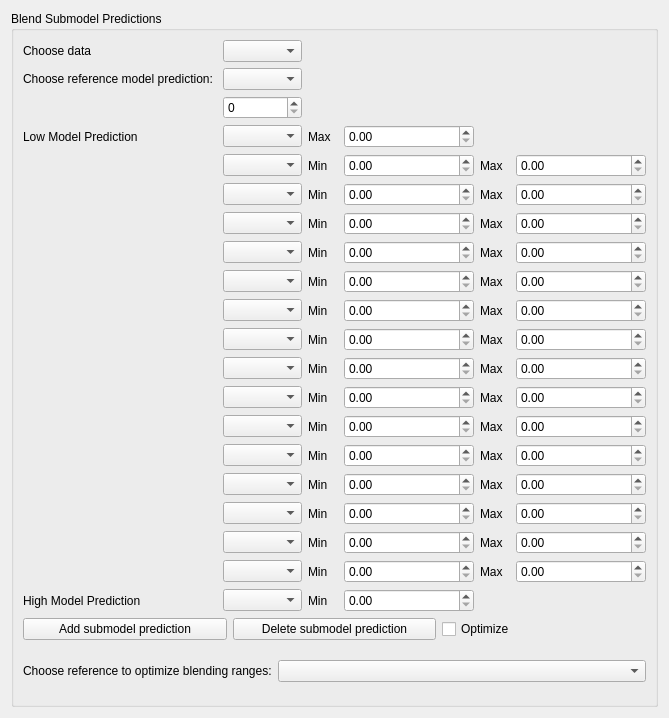
<?xml version="1.0" encoding="UTF-8"?>
<ui version="4.0">
 <class>Form</class>
 <widget class="QWidget" name="Form">
  <property name="geometry">
   <rect>
    <x>0</x>
    <y>0</y>
    <width>669</width>
    <height>718</height>
   </rect>
  </property>
  <property name="sizePolicy">
   <sizepolicy hsizetype="Ignored" vsizetype="Ignored">
    <horstretch>0</horstretch>
    <verstretch>0</verstretch>
   </sizepolicy>
  </property>
  <property name="windowTitle">
   <string>Form</string>
  </property>
  <layout class="QGridLayout" name="gridLayout">
   <item row="0" column="0">
    <widget class="QGroupBox" name="groupBox">
     <property name="title">
      <string>Blend Submodel Predictions</string>
     </property>
     <layout class="QGridLayout" name="gridLayout_2">
      <item row="10" column="4">
       <widget class="QLabel" name="maxLabel_7">
        <property name="text">
         <string>Max</string>
        </property>
       </widget>
      </item>
      <item row="4" column="3">
       <widget class="QDoubleSpinBox" name="minSpinBox">
        <property name="minimumSize">
         <size>
          <width>130</width>
          <height>0</height>
         </size>
        </property>
        <property name="maximumSize">
         <size>
          <width>70</width>
          <height>16777215</height>
         </size>
        </property>
       </widget>
      </item>
      <item row="4" column="1">
       <widget class="QComboBox" name="PredictionComboBox"/>
      </item>
      <item row="18" column="1">
       <widget class="QComboBox" name="PredictionComboBox_15"/>
      </item>
      <item row="8" column="5">
       <widget class="QDoubleSpinBox" name="maxSpinBox_5">
        <property name="minimumSize">
         <size>
          <width>130</width>
          <height>0</height>
         </size>
        </property>
       </widget>
      </item>
      <item row="1" column="1">
       <widget class="QComboBox" name="referencePredictionComboBox"/>
      </item>
      <item row="15" column="5">
       <widget class="QDoubleSpinBox" name="maxSpinBox_12">
        <property name="minimumSize">
         <size>
          <width>130</width>
          <height>0</height>
         </size>
        </property>
       </widget>
      </item>
      <item row="15" column="1">
       <widget class="QComboBox" name="PredictionComboBox_12"/>
      </item>
      <item row="11" column="1">
       <widget class="QComboBox" name="PredictionComboBox_8"/>
      </item>
      <item row="18" column="5">
       <widget class="QDoubleSpinBox" name="maxSpinBox_15">
        <property name="minimumSize">
         <size>
          <width>130</width>
          <height>0</height>
         </size>
        </property>
       </widget>
      </item>
      <item row="17" column="4">
       <widget class="QLabel" name="maxLabel_14">
        <property name="text">
         <string>Max</string>
        </property>
       </widget>
      </item>
      <item row="5" column="4">
       <widget class="QLabel" name="maxLabel_2">
        <property name="text">
         <string>Max</string>
        </property>
       </widget>
      </item>
      <item row="5" column="1">
       <widget class="QComboBox" name="PredictionComboBox_2"/>
      </item>
      <item row="19" column="1">
       <widget class="QComboBox" name="highPredictionComboBox"/>
      </item>
      <item row="9" column="2">
       <widget class="QLabel" name="minLabel_6">
        <property name="text">
         <string>Min</string>
        </property>
       </widget>
      </item>
      <item row="4" column="2">
       <widget class="QLabel" name="minLabel">
        <property name="text">
         <string>Min</string>
        </property>
       </widget>
      </item>
      <item row="7" column="2">
       <widget class="QLabel" name="minLabel_4">
        <property name="text">
         <string>Min</string>
        </property>
       </widget>
      </item>
      <item row="11" column="5">
       <widget class="QDoubleSpinBox" name="maxSpinBox_8">
        <property name="minimumSize">
         <size>
          <width>130</width>
          <height>0</height>
         </size>
        </property>
       </widget>
      </item>
      <item row="8" column="4">
       <widget class="QLabel" name="maxLabel_5">
        <property name="text">
         <string>Max</string>
        </property>
       </widget>
      </item>
      <item row="9" column="5">
       <widget class="QDoubleSpinBox" name="maxSpinBox_6">
        <property name="minimumSize">
         <size>
          <width>130</width>
          <height>0</height>
         </size>
        </property>
       </widget>
      </item>
      <item row="10" column="5">
       <widget class="QDoubleSpinBox" name="maxSpinBox_7">
        <property name="minimumSize">
         <size>
          <width>130</width>
          <height>0</height>
         </size>
        </property>
       </widget>
      </item>
      <item row="1" column="0">
       <widget class="QLabel" name="referencePredictionLabel">
        <property name="text">
         <string>Choose reference model prediction: </string>
        </property>
       </widget>
      </item>
      <item row="6" column="2">
       <widget class="QLabel" name="minLabel_3">
        <property name="text">
         <string>Min</string>
        </property>
       </widget>
      </item>
      <item row="9" column="4">
       <widget class="QLabel" name="maxLabel_6">
        <property name="text">
         <string>Max</string>
        </property>
       </widget>
      </item>
      <item row="3" column="2">
       <widget class="QLabel" name="lowPredictionMaxLabel">
        <property name="maximumSize">
         <size>
          <width>30</width>
          <height>16777215</height>
         </size>
        </property>
        <property name="text">
         <string>Max</string>
        </property>
       </widget>
      </item>
      <item row="12" column="2">
       <widget class="QLabel" name="minLabel_9">
        <property name="text">
         <string>Min</string>
        </property>
       </widget>
      </item>
      <item row="13" column="5">
       <widget class="QDoubleSpinBox" name="maxSpinBox_10">
        <property name="minimumSize">
         <size>
          <width>130</width>
          <height>0</height>
         </size>
        </property>
       </widget>
      </item>
      <item row="15" column="3">
       <widget class="QDoubleSpinBox" name="minSpinBox_12">
        <property name="minimumSize">
         <size>
          <width>130</width>
          <height>0</height>
         </size>
        </property>
        <property name="maximumSize">
         <size>
          <width>70</width>
          <height>16777215</height>
         </size>
        </property>
       </widget>
      </item>
      <item row="12" column="1">
       <widget class="QComboBox" name="PredictionComboBox_9"/>
      </item>
      <item row="19" column="3">
       <widget class="QDoubleSpinBox" name="highPredictionMinSpinBox">
        <property name="minimumSize">
         <size>
          <width>130</width>
          <height>0</height>
         </size>
        </property>
        <property name="maximumSize">
         <size>
          <width>70</width>
          <height>16777215</height>
         </size>
        </property>
       </widget>
      </item>
      <item row="14" column="1">
       <widget class="QComboBox" name="PredictionComboBox_11"/>
      </item>
      <item row="7" column="1">
       <widget class="QComboBox" name="PredictionComboBox_4"/>
      </item>
      <item row="10" column="3">
       <widget class="QDoubleSpinBox" name="minSpinBox_7">
        <property name="minimumSize">
         <size>
          <width>130</width>
          <height>0</height>
         </size>
        </property>
        <property name="maximumSize">
         <size>
          <width>70</width>
          <height>16777215</height>
         </size>
        </property>
       </widget>
      </item>
      <item row="8" column="1">
       <widget class="QComboBox" name="PredictionComboBox_5"/>
      </item>
      <item row="6" column="5">
       <widget class="QDoubleSpinBox" name="maxSpinBox_3">
        <property name="minimumSize">
         <size>
          <width>130</width>
          <height>0</height>
         </size>
        </property>
       </widget>
      </item>
      <item row="9" column="3">
       <widget class="QDoubleSpinBox" name="minSpinBox_6">
        <property name="minimumSize">
         <size>
          <width>130</width>
          <height>0</height>
         </size>
        </property>
        <property name="maximumSize">
         <size>
          <width>70</width>
          <height>16777215</height>
         </size>
        </property>
       </widget>
      </item>
      <item row="11" column="3">
       <widget class="QDoubleSpinBox" name="minSpinBox_8">
        <property name="minimumSize">
         <size>
          <width>130</width>
          <height>0</height>
         </size>
        </property>
        <property name="maximumSize">
         <size>
          <width>70</width>
          <height>16777215</height>
         </size>
        </property>
       </widget>
      </item>
      <item row="14" column="4">
       <widget class="QLabel" name="maxLabel_11">
        <property name="text">
         <string>Max</string>
        </property>
       </widget>
      </item>
      <item row="6" column="4">
       <widget class="QLabel" name="maxLabel_3">
        <property name="text">
         <string>Max</string>
        </property>
       </widget>
      </item>
      <item row="19" column="0">
       <widget class="QLabel" name="highPredictionLabel">
        <property name="text">
         <string>High Model Prediction</string>
        </property>
       </widget>
      </item>
      <item row="16" column="1">
       <widget class="QComboBox" name="PredictionComboBox_13"/>
      </item>
      <item row="14" column="3">
       <widget class="QDoubleSpinBox" name="minSpinBox_11">
        <property name="minimumSize">
         <size>
          <width>130</width>
          <height>0</height>
         </size>
        </property>
        <property name="maximumSize">
         <size>
          <width>70</width>
          <height>16777215</height>
         </size>
        </property>
       </widget>
      </item>
      <item row="5" column="2">
       <widget class="QLabel" name="minLabel_2">
        <property name="text">
         <string>Min</string>
        </property>
       </widget>
      </item>
      <item row="6" column="3">
       <widget class="QDoubleSpinBox" name="minSpinBox_3">
        <property name="minimumSize">
         <size>
          <width>130</width>
          <height>0</height>
         </size>
        </property>
        <property name="maximumSize">
         <size>
          <width>70</width>
          <height>16777215</height>
         </size>
        </property>
       </widget>
      </item>
      <item row="20" column="0" colspan="6">
       <layout class="QHBoxLayout" name="horizontalLayout">
        <item>
         <widget class="QPushButton" name="addSubPushButton">
          <property name="text">
           <string>Add submodel prediction</string>
          </property>
         </widget>
        </item>
        <item>
         <widget class="QPushButton" name="deleteSubPushButton">
          <property name="text">
           <string>Delete submodel prediction</string>
          </property>
         </widget>
        </item>
        <item>
         <widget class="QCheckBox" name="optimizeSubRangesCheckBox">
          <property name="text">
           <string>Optimize </string>
          </property>
         </widget>
        </item>
       </layout>
      </item>
      <item row="17" column="1">
       <widget class="QComboBox" name="PredictionComboBox_14"/>
      </item>
      <item row="17" column="2">
       <widget class="QLabel" name="minLabel_14">
        <property name="text">
         <string>Min</string>
        </property>
       </widget>
      </item>
      <item row="14" column="2">
       <widget class="QLabel" name="minLabel_11">
        <property name="text">
         <string>Min</string>
        </property>
       </widget>
      </item>
      <item row="7" column="5">
       <widget class="QDoubleSpinBox" name="maxSpinBox_4">
        <property name="minimumSize">
         <size>
          <width>130</width>
          <height>0</height>
         </size>
        </property>
       </widget>
      </item>
      <item row="3" column="1">
       <widget class="QComboBox" name="lowPredictionComboBox"/>
      </item>
      <item row="12" column="4">
       <widget class="QLabel" name="maxLabel_9">
        <property name="text">
         <string>Max</string>
        </property>
       </widget>
      </item>
      <item row="19" column="2">
       <widget class="QLabel" name="highPredictionMinLabel">
        <property name="text">
         <string>Min</string>
        </property>
       </widget>
      </item>
      <item row="16" column="2">
       <widget class="QLabel" name="minLabel_13">
        <property name="text">
         <string>Min</string>
        </property>
       </widget>
      </item>
      <item row="3" column="3">
       <widget class="QDoubleSpinBox" name="lowPredictionMaxSpinBox">
        <property name="minimumSize">
         <size>
          <width>130</width>
          <height>0</height>
         </size>
        </property>
        <property name="maximumSize">
         <size>
          <width>910</width>
          <height>16777215</height>
         </size>
        </property>
       </widget>
      </item>
      <item row="18" column="2">
       <widget class="QLabel" name="minLabel_15">
        <property name="text">
         <string>Min</string>
        </property>
       </widget>
      </item>
      <item row="8" column="2">
       <widget class="QLabel" name="minLabel_5">
        <property name="text">
         <string>Min</string>
        </property>
       </widget>
      </item>
      <item row="13" column="1">
       <widget class="QComboBox" name="PredictionComboBox_10"/>
      </item>
      <item row="7" column="3">
       <widget class="QDoubleSpinBox" name="minSpinBox_4">
        <property name="minimumSize">
         <size>
          <width>130</width>
          <height>0</height>
         </size>
        </property>
        <property name="maximumSize">
         <size>
          <width>70</width>
          <height>16777215</height>
         </size>
        </property>
       </widget>
      </item>
      <item row="6" column="1">
       <widget class="QComboBox" name="PredictionComboBox_3"/>
      </item>
      <item row="7" column="4">
       <widget class="QLabel" name="maxLabel_4">
        <property name="text">
         <string>Max</string>
        </property>
       </widget>
      </item>
      <item row="8" column="3">
       <widget class="QDoubleSpinBox" name="minSpinBox_5">
        <property name="minimumSize">
         <size>
          <width>130</width>
          <height>0</height>
         </size>
        </property>
        <property name="maximumSize">
         <size>
          <width>70</width>
          <height>16777215</height>
         </size>
        </property>
       </widget>
      </item>
      <item row="9" column="1">
       <widget class="QComboBox" name="PredictionComboBox_6"/>
      </item>
      <item row="3" column="0">
       <widget class="QLabel" name="lowPredictionLabel">
        <property name="text">
         <string>Low Model Prediction</string>
        </property>
       </widget>
      </item>
      <item row="0" column="0">
       <widget class="QLabel" name="chooseDatalabel">
        <property name="text">
         <string>Choose data</string>
        </property>
       </widget>
      </item>
      <item row="16" column="4">
       <widget class="QLabel" name="maxLabel_13">
        <property name="text">
         <string>Max</string>
        </property>
       </widget>
      </item>
      <item row="16" column="3">
       <widget class="QDoubleSpinBox" name="minSpinBox_13">
        <property name="minimumSize">
         <size>
          <width>130</width>
          <height>0</height>
         </size>
        </property>
        <property name="maximumSize">
         <size>
          <width>70</width>
          <height>16777215</height>
         </size>
        </property>
       </widget>
      </item>
      <item row="15" column="4">
       <widget class="QLabel" name="maxLabel_12">
        <property name="text">
         <string>Max</string>
        </property>
       </widget>
      </item>
      <item row="13" column="3">
       <widget class="QDoubleSpinBox" name="minSpinBox_10">
        <property name="minimumSize">
         <size>
          <width>130</width>
          <height>0</height>
         </size>
        </property>
        <property name="maximumSize">
         <size>
          <width>70</width>
          <height>16777215</height>
         </size>
        </property>
       </widget>
      </item>
      <item row="0" column="1">
       <widget class="QComboBox" name="ChooseDataComboBox"/>
      </item>
      <item row="17" column="5">
       <widget class="QDoubleSpinBox" name="maxSpinBox_14">
        <property name="minimumSize">
         <size>
          <width>130</width>
          <height>0</height>
         </size>
        </property>
       </widget>
      </item>
      <item row="17" column="3">
       <widget class="QDoubleSpinBox" name="minSpinBox_14">
        <property name="minimumSize">
         <size>
          <width>130</width>
          <height>0</height>
         </size>
        </property>
        <property name="maximumSize">
         <size>
          <width>70</width>
          <height>16777215</height>
         </size>
        </property>
       </widget>
      </item>
      <item row="15" column="2">
       <widget class="QLabel" name="minLabel_12">
        <property name="text">
         <string>Min</string>
        </property>
       </widget>
      </item>
      <item row="18" column="3">
       <widget class="QDoubleSpinBox" name="minSpinBox_15">
        <property name="minimumSize">
         <size>
          <width>130</width>
          <height>0</height>
         </size>
        </property>
        <property name="maximumSize">
         <size>
          <width>70</width>
          <height>16777215</height>
         </size>
        </property>
       </widget>
      </item>
      <item row="16" column="5">
       <widget class="QDoubleSpinBox" name="maxSpinBox_13">
        <property name="minimumSize">
         <size>
          <width>130</width>
          <height>0</height>
         </size>
        </property>
       </widget>
      </item>
      <item row="13" column="4">
       <widget class="QLabel" name="maxLabel_10">
        <property name="text">
         <string>Max</string>
        </property>
       </widget>
      </item>
      <item row="14" column="5">
       <widget class="QDoubleSpinBox" name="maxSpinBox_11">
        <property name="minimumSize">
         <size>
          <width>130</width>
          <height>0</height>
         </size>
        </property>
       </widget>
      </item>
      <item row="18" column="4">
       <widget class="QLabel" name="maxLabel_15">
        <property name="text">
         <string>Max</string>
        </property>
       </widget>
      </item>
      <item row="12" column="3">
       <widget class="QDoubleSpinBox" name="minSpinBox_9">
        <property name="minimumSize">
         <size>
          <width>130</width>
          <height>0</height>
         </size>
        </property>
        <property name="maximumSize">
         <size>
          <width>70</width>
          <height>16777215</height>
         </size>
        </property>
       </widget>
      </item>
      <item row="11" column="4">
       <widget class="QLabel" name="maxLabel_8">
        <property name="text">
         <string>Max</string>
        </property>
       </widget>
      </item>
      <item row="13" column="2">
       <widget class="QLabel" name="minLabel_10">
        <property name="text">
         <string>Min</string>
        </property>
       </widget>
      </item>
      <item row="5" column="3">
       <widget class="QDoubleSpinBox" name="minSpinBox_2">
        <property name="minimumSize">
         <size>
          <width>130</width>
          <height>0</height>
         </size>
        </property>
        <property name="maximumSize">
         <size>
          <width>70</width>
          <height>16777215</height>
         </size>
        </property>
       </widget>
      </item>
      <item row="4" column="5">
       <widget class="QDoubleSpinBox" name="maxSpinBox">
        <property name="minimumSize">
         <size>
          <width>130</width>
          <height>0</height>
         </size>
        </property>
       </widget>
      </item>
      <item row="10" column="2">
       <widget class="QLabel" name="minLabel_7">
        <property name="text">
         <string>Min</string>
        </property>
       </widget>
      </item>
      <item row="10" column="1">
       <widget class="QComboBox" name="PredictionComboBox_7"/>
      </item>
      <item row="4" column="4">
       <widget class="QLabel" name="maxLabel">
        <property name="maximumSize">
         <size>
          <width>30</width>
          <height>16777215</height>
         </size>
        </property>
        <property name="text">
         <string>Max</string>
        </property>
       </widget>
      </item>
      <item row="11" column="2">
       <widget class="QLabel" name="minLabel_8">
        <property name="text">
         <string>Min</string>
        </property>
       </widget>
      </item>
      <item row="5" column="5">
       <widget class="QDoubleSpinBox" name="maxSpinBox_2">
        <property name="minimumSize">
         <size>
          <width>130</width>
          <height>0</height>
         </size>
        </property>
       </widget>
      </item>
      <item row="21" column="0" colspan="6">
       <layout class="QFormLayout" name="formLayout_3">
        <property name="fieldGrowthPolicy">
         <enum>QFormLayout::AllNonFixedFieldsGrow</enum>
        </property>
        <property name="formAlignment">
         <set>Qt::AlignLeading|Qt::AlignLeft|Qt::AlignVCenter</set>
        </property>
        <item row="0" column="0">
         <widget class="QLabel" name="optimizeSubRangesLabel">
          <property name="text">
           <string>Choose reference to optimize blending ranges:</string>
          </property>
         </widget>
        </item>
        <item row="0" column="1">
         <widget class="QComboBox" name="optimizeSubRangesComboBox"/>
        </item>
       </layout>
      </item>
      <item row="12" column="5">
       <widget class="QDoubleSpinBox" name="maxSpinBox_9">
        <property name="minimumSize">
         <size>
          <width>130</width>
          <height>0</height>
         </size>
        </property>
       </widget>
      </item>
      <item row="2" column="1">
       <widget class="QSpinBox" name="index_spin"/>
      </item>
     </layout>
    </widget>
   </item>
  </layout>
 </widget>
 <tabstops>
  <tabstop>referencePredictionComboBox</tabstop>
  <tabstop>lowPredictionComboBox</tabstop>
  <tabstop>lowPredictionMaxSpinBox</tabstop>
  <tabstop>PredictionComboBox</tabstop>
  <tabstop>minSpinBox</tabstop>
  <tabstop>maxSpinBox</tabstop>
  <tabstop>PredictionComboBox_2</tabstop>
  <tabstop>minSpinBox_2</tabstop>
  <tabstop>maxSpinBox_2</tabstop>
  <tabstop>PredictionComboBox_3</tabstop>
  <tabstop>minSpinBox_3</tabstop>
  <tabstop>maxSpinBox_3</tabstop>
  <tabstop>PredictionComboBox_4</tabstop>
  <tabstop>minSpinBox_4</tabstop>
  <tabstop>maxSpinBox_4</tabstop>
  <tabstop>PredictionComboBox_5</tabstop>
  <tabstop>minSpinBox_5</tabstop>
  <tabstop>maxSpinBox_5</tabstop>
  <tabstop>PredictionComboBox_6</tabstop>
  <tabstop>minSpinBox_6</tabstop>
  <tabstop>maxSpinBox_6</tabstop>
  <tabstop>PredictionComboBox_7</tabstop>
  <tabstop>minSpinBox_7</tabstop>
  <tabstop>maxSpinBox_7</tabstop>
  <tabstop>PredictionComboBox_8</tabstop>
  <tabstop>minSpinBox_8</tabstop>
  <tabstop>maxSpinBox_8</tabstop>
  <tabstop>PredictionComboBox_9</tabstop>
  <tabstop>minSpinBox_9</tabstop>
  <tabstop>maxSpinBox_9</tabstop>
  <tabstop>PredictionComboBox_10</tabstop>
  <tabstop>minSpinBox_10</tabstop>
  <tabstop>maxSpinBox_10</tabstop>
  <tabstop>PredictionComboBox_11</tabstop>
  <tabstop>minSpinBox_11</tabstop>
  <tabstop>maxSpinBox_11</tabstop>
  <tabstop>PredictionComboBox_12</tabstop>
  <tabstop>minSpinBox_12</tabstop>
  <tabstop>maxSpinBox_12</tabstop>
  <tabstop>PredictionComboBox_13</tabstop>
  <tabstop>minSpinBox_13</tabstop>
  <tabstop>maxSpinBox_13</tabstop>
  <tabstop>PredictionComboBox_14</tabstop>
  <tabstop>minSpinBox_14</tabstop>
  <tabstop>maxSpinBox_14</tabstop>
  <tabstop>PredictionComboBox_15</tabstop>
  <tabstop>minSpinBox_15</tabstop>
  <tabstop>maxSpinBox_15</tabstop>
  <tabstop>highPredictionComboBox</tabstop>
  <tabstop>highPredictionMinSpinBox</tabstop>
  <tabstop>addSubPushButton</tabstop>
  <tabstop>deleteSubPushButton</tabstop>
  <tabstop>optimizeSubRangesCheckBox</tabstop>
  <tabstop>optimizeSubRangesComboBox</tabstop>
 </tabstops>
 <resources/>
 <connections>
  <connection>
   <sender>optimizeSubRangesCheckBox</sender>
   <signal>toggled(bool)</signal>
   <receiver>optimizeSubRangesComboBox</receiver>
   <slot>setVisible(bool)</slot>
   <hints>
    <hint type="sourcelabel">
     <x>554</x>
     <y>678</y>
    </hint>
    <hint type="destinationlabel">
     <x>402</x>
     <y>711</y>
    </hint>
   </hints>
  </connection>
  <connection>
   <sender>optimizeSubRangesCheckBox</sender>
   <signal>toggled(bool)</signal>
   <receiver>optimizeSubRangesLabel</receiver>
   <slot>setVisible(bool)</slot>
   <hints>
    <hint type="sourcelabel">
     <x>725</x>
     <y>671</y>
    </hint>
    <hint type="destinationlabel">
     <x>277</x>
     <y>722</y>
    </hint>
   </hints>
  </connection>
 </connections>
</ui>
